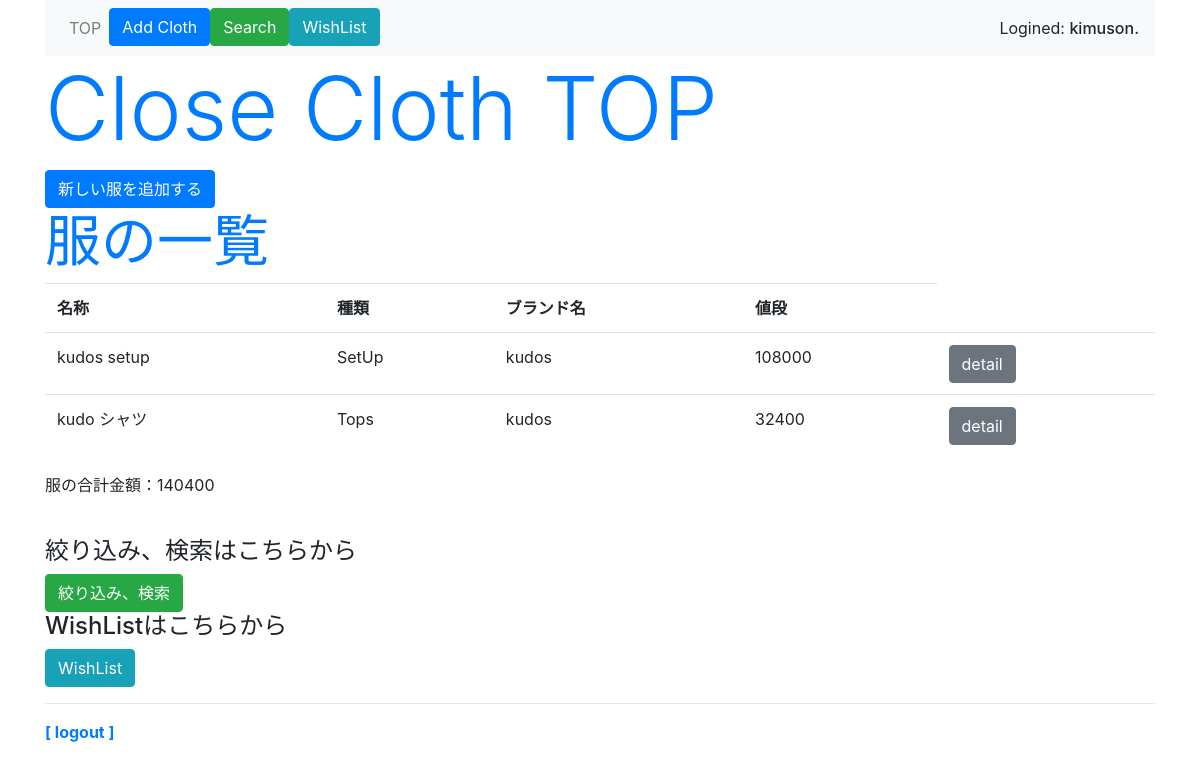
Page /clothes/top (signed in) on the earlier database version.
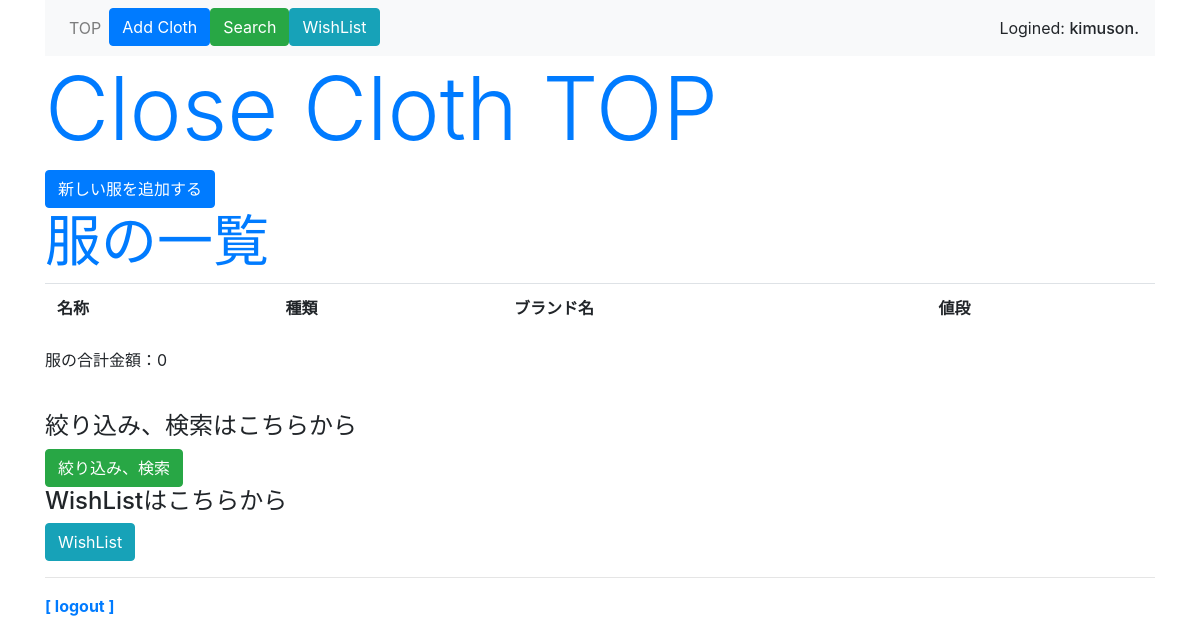
Same page on the later database version.
### clothes/models.py (models this page shows, shortened)
class Post(models.Model):
    owner = models.ForeignKey(User, on_delete=models.CASCADE, related_name='post_owner')
    cloth_name = models.CharField(max_length=40)
    item_info = models.IntegerField(choices=ITEM_CHOICES)
    brand_name = models.CharField(max_length=40)
    season = models.CharField(max_length=7)
    cloth_size = models.CharField(max_length=8)
    material = models.CharField(max_length=40)
    price = models.PositiveIntegerField()
    buying_place = models.CharField(max_length=20)
    buying_date = models.DateField(
        verbose_name='購入日時',
        blank=True,
        null=True,
    )
    post_images = models.ImageField(upload_to='media')

### clothes/views.py (the view)
# urls.py: path('top', views.top, name='top'),
@login_required(login_url='/signin/')
def top(request):
    data = Post.objects.order_by('buying_date')
    user = request.user
    price = Post.objects.filter(owner=user).values_list('price', flat=True)
    sum_price = sum(price)
    params = {
        'title': 'all cloth',
        'data': data,
        'sum_price': sum_price,
        'login_user': user,
    }
    return render(request, 'clothes/top.html', params)

### clothes/templates/clothes/top.html (shortened to what this page needs)
{% extends 'clothes/layout.html' %}
{% block header %}
<h1 class="display-2 text-primary align-baseline">Close Cloth TOP</h1>
{% endblock %}
{% block content %}
<a class="btn btn-primary" href="{% url 'post' %}">新しい服を追加する</a>
<h1 class="display-4 text-primary">服の一覧</h1>
<table class="table">
    <tr>
        <th>名称</th>
        <th>種類</th>
        <th>ブランド名</th>
        <th>値段</th>
    </tr>
    {% for item in data %}
    <tr>
        {% if login_user == item.owner %}
        <td>{{item.cloth_name}}</td>
        <td>{{item.get_item_info_display}}</td>
        <td>{{item.brand_name}}</td>
        <td>{{item.price}}</td>
        <td><a class="btn btn-secondary" href="{% url 'detail' item.id %}">detail</a></td>
        {% endif %}
    </tr>
    {% endfor %}
</table>
<p>服の合計金額：{{sum_price}}</p>
<br>
<h1 class="h4">絞り込み、検索はこちらから</h1>
<a class="btn btn-success" href="{% url 'search' %}">絞り込み、検索</a>
<br>
<h1 class="h4">WishListはこちらから</h1>
<a class="btn btn-info" href="{% url 'wishlist' %}">WishList</a>
{% endblock %}

### clothes/templates/clothes/layout.html (shortened to what this page needs)
{% load static %}
<!doctype html>
<html lang="ja">
    <head>
        <link rel="stylesheet" href="https://stackpath.bootstrapcdn.com/bootstrap/4.5.0/css/bootstrap.min.css">
    </head>
    <body class="container">
        <nav class="navbar navbar-expand navbar-light bg-light">
            <ul class="navbar-nav mr-auto">
                <li class="nav-item">
                    <a class="nav-link" href="{% url 'top' %}">TOP</a>
                </li>
                <li class="nav-item">
                    <a class="nab-link btn btn-primary" href="{% url 'post' %}">Add Cloth</a>
                </li>
                <li class="nav-item">
                    <a class="nab-link btn btn-success" href="{% url 'search' %}">Search</a>
                </li>
                <li class="nav-item">
                    <a class="nab-link btn btn-info" href="{% url 'wishlist' %}">WishList</a>
                </li>
            </ul>
            <span>Logined: <span class="h6">{{login_user}}.</span></span>
        </nav>
        <div>
            {% block header %}{% endblock %}
        </div>
        <div class="content">
            {% block content %}{% endblock %}
        </div>
        <hr>
        <div class="my-3">
            <span class="font-weight-bold">
                <a href="{% url 'logout' %}">[ logout ]</a>
            </span>
        </div>
    </body>
</html>

Differences in the rows shown:
removed Post: cloth_name "kudos setup", item_info "SetUp", brand_name "kudos", price "108000"
removed Post: cloth_name "kudo シャツ", item_info "Tops", brand_name "kudos", price "32400"
Other differences:
{{ sum_price }}: "140400" → "0"
